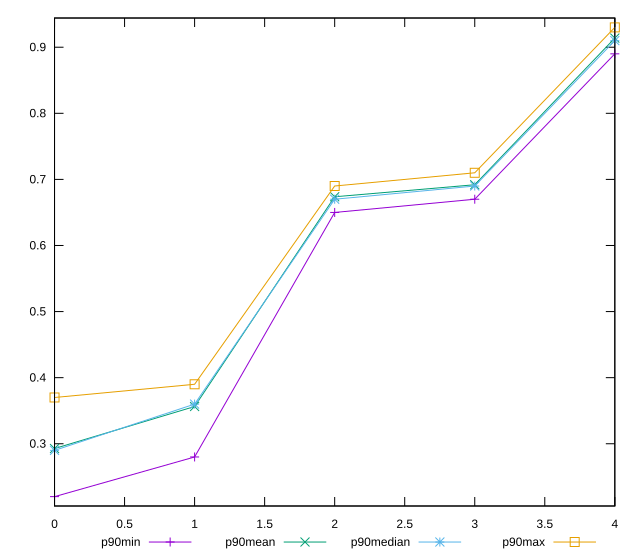

The gnuplot source for this figure:
reset

$p90Min <<EOF
0 0.22
1 0.28
2 0.65
3 0.67
4 0.89
EOF

$p90Mean <<EOF
0 0.2927659574468086
1 0.35638297872340435
2 0.673723404255319
3 0.6919148936170206
4 0.9138297872340426
EOF

$p90Median <<EOF
0 0.29
1 0.36
2 0.67
3 0.69
4 0.91
EOF

$p90Max <<EOF
0 0.37
1 0.39
2 0.69
3 0.71
4 0.93
EOF

set key outside below
set xrange [0:4]
set yrange [0.2058:0.9442]
set trange [0.2058:0.9442]
set terminal svg size 640, 560 enhanced background rgb 'white'
set output "report_00012_2021-02-09T11:01:39.952Z/meta/score/progression/value.svg"

plot $p90Min title "p90min" with linespoints, \
     $p90Mean title "p90mean" with linespoints, \
     $p90Median title "p90median" with linespoints, \
     $p90Max title "p90max" with linespoints

reset
